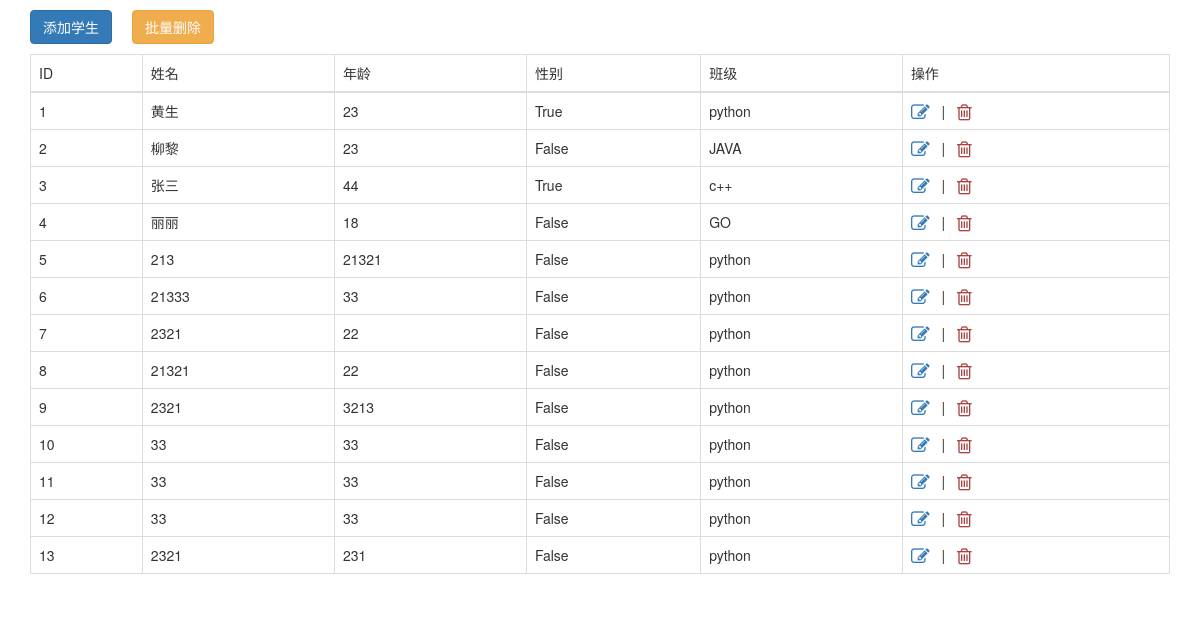
The page /school/students on the database as committed earlier.
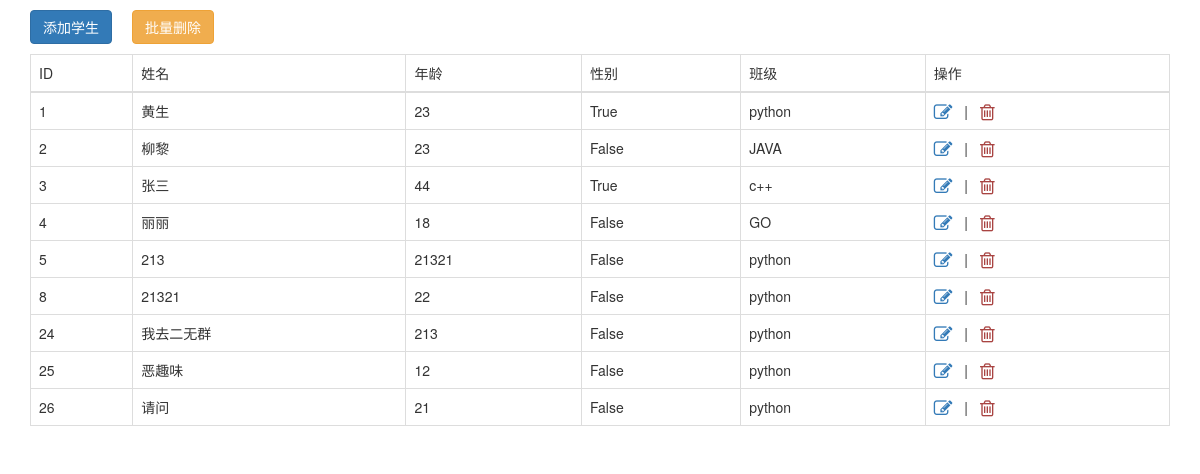
The same page on the database as committed later.
### school/models.py (models this page shows)
class Students(models.Model):
    name = models.CharField(max_length=32)
    age = models.IntegerField()
    gender = models.BooleanField()
    cs = models.ForeignKey("Classes",on_delete=models.CASCADE)

class Classes(models.Model):
    title = models.CharField(max_length=32)
    teacher = models.ManyToManyField("Teachers")

### school/views.py (the view)
# urls.py: path('students', views.students, name='students'),
def students(request):
    stu_list = models.Students.objects.all()
    cls_list = models.Classes.objects.all()
    return render(request,'students.html',{'stu_list':stu_list,'cls_list':cls_list})

### templates/students.html (shortened to what this page needs)
<!DOCTYPE html>
<html lang="en">
<head>
    <link rel="stylesheet" href="/static/plugin/bootstrap/css/bootstrap.css">
    <link rel="stylesheet" href="/static/plugin/font-awesome/css/font-awesome.css">
</head>
<body>
<div class="container">
    <div style="padding: 10px 0">
        <div>
            <a class="btn btn-primary" id="addBtn">添加学生</a>
            <span class="incon"></span>
            <a class="btn btn-warning" id="addBtn">批量删除</a>
        </div>
    </div>
    <div>
        <table class="table table-bordered table-hover">
            <thead>
            <tr>
                <td>ID</td>
                <td>姓名</td>
                <td>年龄</td>
                <td>性别</td>
                <td>班级</td>
                <td>操作</td>
            </tr>
            </thead>
            <tbody id="stutb">
            {% for obj in stu_list %}
                <tr>
                    <td name="id">{{ obj.id }}</td>
                    <td>{{ obj.name }}</td>
                    <td>{{ obj.age }}</td>
                    <td>{{ obj.gender }}</td>
                    <td>{{ obj.cs.title }}</td>
                    <td>
                        <a class="fa fa-edit fa-lg "></a>
                        <span class="incon">|</span>
                        <a class="text-danger fa fa-trash-o fa-lg" name="delStu"></a>
                    </td>
                </tr>
            {% endfor %}
            </tbody>
        </table>
    </div>
</div>
</body>
</html>

### templates/students.html (style rules this page uses)
.incon { padding: 0 8px; }

Rows that differ between the two databases and show on the page:
removed Students: id "6", name "21333", age "33", gender "False", cs "python"
removed Students: id "7", name "2321", age "22", gender "False", cs "python"
removed Students: id "9", name "2321", age "3213", gender "False", cs "python"
removed Students: id "10", name "33", age "33", gender "False", cs "python"
removed Students: id "11", name "33", age "33", gender "False", cs "python"
removed Students: id "12", name "33", age "33", gender "False", cs "python"
removed Students: id "13", name "2321", age "231", gender "False", cs "python"
added Students: id "24", name "我去二无群", age "213", gender "False", cs "python"
added Students: id "25", name "恶趣味", age "12", gender "False", cs "python"
added Students: id "26", name "请问", age "21", gender "False", cs "python"
